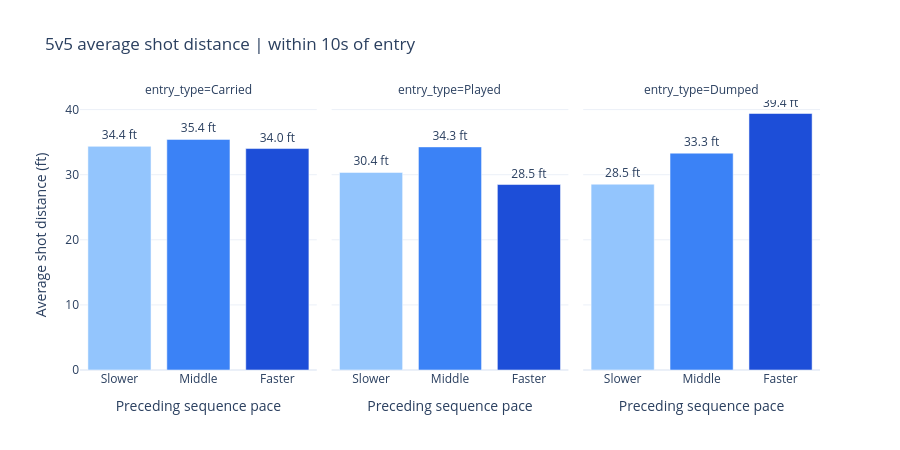

Notebook source saved alongside this figure:
### Code cell
NET_X_FT = 189
NET_Y_FT = 42.5
located_shots["distance_to_net_ft"] = np.hypot(
    located_shots["x"] - NET_X_FT, located_shots["y"] - NET_Y_FT
)
shot_distance_summary = shot_distance_coverage.join(
    located_shots.groupby(["entry_type", "pace_band"])["distance_to_net_ft"]
    .mean().rename("mean_distance_ft")
).reset_index()
display(shot_distance_summary.round(2))

shot_distance_fig = px.bar(
    shot_distance_summary, x="pace_band", y="mean_distance_ft", color="pace_band",
    facet_col="entry_type", text="mean_distance_ft",
    category_orders={"pace_band": ["Slower", "Middle", "Faster"],
                     "entry_type": ["Carried", "Played", "Dumped"]},
    color_discrete_map={"Slower": "#93c5fd", "Middle": "#3b82f6", "Faster": "#1d4ed8"},
    hover_data=["entries", "shot_attempts", "located_attempts"],
    labels={"pace_band": "Preceding sequence pace", "mean_distance_ft": "Average shot distance (ft)"},
    title=f"5v5 average shot distance | within {OUTCOME_SECONDS}s of entry",
)
shot_distance_fig.update_traces(texttemplate="%{y:.1f} ft", textposition="outside")
shot_distance_fig.update_yaxes(rangemode="tozero")
shot_distance_fig.update_layout(template="plotly_white", height=450, showlegend=False)
shot_distance_fig.show()

### Figure 1 — Plotly figure (JSON) as saved in the notebook; plotly's stock layout.template omitted (floating-point values rounded to 4 significant figures)
{"data": [{"customdata": [[425, 239, 239]], "hovertemplate": "Preceding sequence pace=%{x}<br>entry_type=Carried<br>Average shot distance (ft)=%{text}<br>entries=%{customdata[0]}<br>shot_attempts=%{customdata[1]}<br>located_attempts=%{customdata[2]}<extra></extra>", "legendgroup": "Slower", "marker": {"color": "#93c5fd", "pattern": {"shape": ""}}, "name": "Slower", "orientation": "v", "showlegend": true, "text": [34.36], "textposition": "outside", "texttemplate": "%{y:.1f} ft", "type": "bar", "x": ["Slower"], "xaxis": "x", "y": [34.36], "yaxis": "y"}, {"customdata": [[48, 14, 14]], "hovertemplate": "Preceding sequence pace=%{x}<br>entry_type=Played<br>Average shot distance (ft)=%{text}<br>entries=%{customdata[0]}<br>shot_attempts=%{customdata[1]}<br>located_attempts=%{customdata[2]}<extra></extra>", "legendgroup": "Slower", "marker": {"color": "#93c5fd", "pattern": {"shape": ""}}, "name": "Slower", "orientation": "v", "showlegend": false, "text": [30.36], "textposition": "outside", "texttemplate": "%{y:.1f} ft", "type": "bar", "x": ["Slower"], "xaxis": "x2", "y": [30.36], "yaxis": "y2"}, {"customdata": [[560, 29, 29]], "hovertemplate": "Preceding sequence pace=%{x}<br>entry_type=Dumped<br>Average shot distance (ft)=%{text}<br>entries=%{customdata[0]}<br>shot_attempts=%{customdata[1]}<br>located_attempts=%{customdata[2]}<extra></extra>", "legendgroup": "Slower", "marker": {"color": "#93c5fd", "pattern": {"shape": ""}}, "name": "Slower", "orientation": "v", "showlegend": false, "text": [28.54], "textposition": "outside", "texttemplate": "%{y:.1f} ft", "type": "bar", "x": ["Slower"], "xaxis": "x3", "y": [28.54], "yaxis": "y3"}, {"customdata": [[514, 267, 267]], "hovertemplate": "Preceding sequence pace=%{x}<br>entry_type=Carried<br>Average shot distance (ft)=%{text}<br>entries=%{customdata[0]}<br>shot_attempts=%{customdata[1]}<br>located_attempts=%{customdata[2]}<extra></extra>", "legendgroup": "Middle", "marker": {"color": "#3b82f6", "pattern": {"shape": ""}}, "name": "Middle", "orientation": "v", "showlegend": true, "text": [35.43], "textposition": "outside", "texttemplate": "%{y:.1f} ft", "type": "bar", "x": ["Middle"], "xaxis": "x", "y": [35.43], "yaxis": "y"}, {"customdata": [[75, 35, 35]], "hovertemplate": "Preceding sequence pace=%{x}<br>entry_type=Played<br>Average shot distance (ft)=%{text}<br>entries=%{customdata[0]}<br>shot_attempts=%{customdata[1]}<br>located_attempts=%{customdata[2]}<extra></extra>", "legendgroup": "Middle", "marker": {"color": "#3b82f6", "pattern": {"shape": ""}}, "name": "Middle", "orientation": "v", "showlegend": false, "text": [34.28], "textposition": "outside", "texttemplate": "%{y:.1f} ft", "type": "bar", "x": ["Middle"], "xaxis": "x2", "y": [34.28], "yaxis": "y2"}, {"customdata": [[441, 15, 15]], "hovertemplate": "Preceding sequence pace=%{x}<br>entry_type=Dumped<br>Average shot distance (ft)=%{text}<br>entries=%{customdata[0]}<br>shot_attempts=%{customdata[1]}<br>located_attempts=%{customdata[2]}<extra></extra>", "legendgroup": "Middle", "marker": {"color": "#3b82f6", "pattern": {"shape": ""}}, "name": "Middle", "orientation": "v", "showlegend": false, "text": [33.31], "textposition": "outside", "texttemplate": "%{y:.1f} ft", "type": "bar", "x": ["Middle"], "xaxis": "x3", "y": [33.31], "yaxis": "y3"}, {"customdata": [[703, 420, 420]], "hovertemplate": "Preceding sequence pace=%{x}<br>entry_type=Carried<br>Average shot distance (ft)=%{text}<br>entries=%{customdata[0]}<br>shot_attempts=%{customdata[1]}<br>located_attempts=%{customdata[2]}<extra></extra>", "legendgroup": "Faster", "marker": {"color": "#1d4ed8", "pattern": {"shape": ""}}, "name": "Faster", "orientation": "v", "showlegend": true, "text": [34.02], "textposition": "outside", "texttemplate": "%{y:.1f} ft", "type": "bar", "x": ["Faster"], "xaxis": "x", "y": [34.02], "yaxis": "y"}, {"customdata": [[132, 71, 71]], "hovertemplate": "Preceding sequence pace=%{x}<br>entry_type=Played<br>Average shot distance (ft)=%{text}<br>entries=%{customdata[0]}<br>shot_attempts=%{customdata[1]}<br>located_attempts=%{customdata[2]}<extra></extra>", "legendgroup": "Faster", "marker": {"color": "#1d4ed8", "pattern": {"shape": ""}}, "name": "Faster", "orientation": "v", "showlegend": false, "text": [28.49], "textposition": "outside", "texttemplate": "%{y:.1f} ft", "type": "bar", "x": ["Faster"], "xaxis": "x2", "y": [28.49], "yaxis": "y2"}, {"customdata": [[200, 14, 14]], "hovertemplate": "Preceding sequence pace=%{x}<br>entry_type=Dumped<br>Average shot distance (ft)=%{text}<br>entries=%{customdata[0]}<br>shot_attempts=%{customdata[1]}<br>located_attempts=%{customdata[2]}<extra></extra>", "legendgroup": "Faster", "marker": {"color": "#1d4ed8", "pattern": {"shape": ""}}, "name": "Faster", "orientation": "v", "showlegend": false, "text": [39.4], "textposition": "outside", "texttemplate": "%{y:.1f} ft", "type": "bar", "x": ["Faster"], "xaxis": "x3", "y": [39.4], "yaxis": "y3"}], "layout": {"annotations": [{"font": {}, "showarrow": false, "text": "entry_type=Carried", "x": 0.16, "xanchor": "center", "xref": "paper", "y": 1, "yanchor": "bottom", "yref": "paper"}, {"font": {}, "showarrow": false, "text": "entry_type=Played", "x": 0.5, "xanchor": "center", "xref": "paper", "y": 1, "yanchor": "bottom", "yref": "paper"}, {"font": {}, "showarrow": false, "text": "entry_type=Dumped", "x": 0.84, "xanchor": "center", "xref": "paper", "y": 1, "yanchor": "bottom", "yref": "paper"}], "barmode": "relative", "height": 450, "legend": {"title": {"text": "Preceding sequence pace"}, "tracegroupgap": 0}, "showlegend": false, "title": {"text": "5v5 average shot distance | within 10s of entry"}, "xaxis": {"anchor": "y", "categoryarray": ["Slower", "Middle", "Faster"], "categoryorder": "array", "domain": [0, 0.32], "title": {"text": "Preceding sequence pace"}}, "xaxis2": {"anchor": "y2", "categoryarray": ["Slower", "Middle", "Faster"], "categoryorder": "array", "domain": [0.34, 0.66], "matches": "x", "title": {"text": "Preceding sequence pace"}}, "xaxis3": {"anchor": "y3", "categoryarray": ["Slower", "Middle", "Faster"], "categoryorder": "array", "domain": [0.68, 1.0], "matches": "x", "title": {"text": "Preceding sequence pace"}}, "yaxis": {"anchor": "x", "domain": [0, 1], "rangemode": "tozero", "title": {"text": "Average shot distance (ft)"}}, "yaxis2": {"anchor": "x2", "domain": [0, 1], "matches": "y", "rangemode": "tozero", "showticklabels": false}, "yaxis3": {"anchor": "x3", "domain": [0, 1], "matches": "y", "rangemode": "tozero", "showticklabels": false}}}
